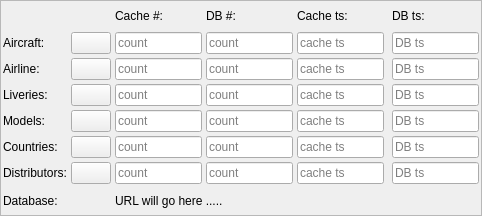
<?xml version="1.0" encoding="UTF-8"?>
<ui version="4.0">
 <class>CDbLoadOverviewComponent</class>
 <widget class="QFrame" name="CDbLoadOverviewComponent">
  <property name="geometry">
   <rect>
    <x>0</x>
    <y>0</y>
    <width>482</width>
    <height>216</height>
   </rect>
  </property>
  <property name="windowTitle">
   <string>Frame</string>
  </property>
  <property name="frameShape">
   <enum>QFrame::StyledPanel</enum>
  </property>
  <property name="frameShadow">
   <enum>QFrame::Raised</enum>
  </property>
  <layout class="QGridLayout" name="gl_DbLoadOverview">
   <property name="leftMargin">
    <number>2</number>
   </property>
   <property name="topMargin">
    <number>2</number>
   </property>
   <property name="rightMargin">
    <number>2</number>
   </property>
   <property name="bottomMargin">
    <number>2</number>
   </property>
   <property name="spacing">
    <number>4</number>
   </property>
   <item row="7" column="7">
    <widget class="QLineEdit" name="le_DistributorsDbTs">
     <property name="readOnly">
      <bool>true</bool>
     </property>
     <property name="placeholderText">
      <string>DB ts</string>
     </property>
    </widget>
   </item>
   <item row="7" column="2">
    <widget class="QPushButton" name="pb_ReloadDistributors">
     <property name="text">
      <string/>
     </property>
     <property name="icon">
      <iconset resource="../../blackmisc/blackmisc.qrc">
       <normaloff>:/pastel/icons/pastel/16/arrow-refresh.png</normaloff>:/pastel/icons/pastel/16/arrow-refresh.png</iconset>
     </property>
    </widget>
   </item>
   <item row="7" column="3">
    <widget class="QLineEdit" name="le_DistributorsCacheCount">
     <property name="readOnly">
      <bool>true</bool>
     </property>
     <property name="placeholderText">
      <string>count</string>
     </property>
    </widget>
   </item>
   <item row="7" column="5">
    <widget class="QLineEdit" name="le_DistributorsCacheTs">
     <property name="readOnly">
      <bool>true</bool>
     </property>
     <property name="placeholderText">
      <string>cache ts</string>
     </property>
    </widget>
   </item>
   <item row="7" column="4">
    <widget class="QLineEdit" name="le_DistributorsDbCount">
     <property name="readOnly">
      <bool>true</bool>
     </property>
     <property name="placeholderText">
      <string>count</string>
     </property>
    </widget>
   </item>
   <item row="1" column="2">
    <widget class="QPushButton" name="pb_ReloadAircraft">
     <property name="icon">
      <iconset resource="../../blackmisc/blackmisc.qrc">
       <normaloff>:/pastel/icons/pastel/16/arrow-refresh.png</normaloff>:/pastel/icons/pastel/16/arrow-refresh.png</iconset>
     </property>
    </widget>
   </item>
   <item row="3" column="2">
    <widget class="QPushButton" name="pb_ReloadLiveries">
     <property name="text">
      <string/>
     </property>
     <property name="icon">
      <iconset resource="../../blackmisc/blackmisc.qrc">
       <normaloff>:/pastel/icons/pastel/16/arrow-refresh.png</normaloff>:/pastel/icons/pastel/16/arrow-refresh.png</iconset>
     </property>
    </widget>
   </item>
   <item row="4" column="3">
    <widget class="QLineEdit" name="le_ModelsCacheCount">
     <property name="readOnly">
      <bool>true</bool>
     </property>
     <property name="placeholderText">
      <string>count</string>
     </property>
    </widget>
   </item>
   <item row="3" column="0">
    <widget class="QLabel" name="lbl_Liveries">
     <property name="text">
      <string>Liveries:</string>
     </property>
    </widget>
   </item>
   <item row="1" column="7">
    <widget class="QLineEdit" name="le_AircraftIcaoDbTs">
     <property name="readOnly">
      <bool>true</bool>
     </property>
     <property name="placeholderText">
      <string>DB ts</string>
     </property>
    </widget>
   </item>
   <item row="1" column="0">
    <widget class="QLabel" name="lbl_AircraftIcao">
     <property name="text">
      <string>Aircraft:</string>
     </property>
    </widget>
   </item>
   <item row="2" column="7">
    <widget class="QLineEdit" name="le_AirlineIcaoDbTs">
     <property name="readOnly">
      <bool>true</bool>
     </property>
     <property name="placeholderText">
      <string>DB ts</string>
     </property>
    </widget>
   </item>
   <item row="1" column="3">
    <widget class="QLineEdit" name="le_AircraftIcaoCacheCount">
     <property name="readOnly">
      <bool>true</bool>
     </property>
     <property name="placeholderText">
      <string>count</string>
     </property>
    </widget>
   </item>
   <item row="1" column="5">
    <widget class="QLineEdit" name="le_AircraftIcaoCacheTs">
     <property name="readOnly">
      <bool>true</bool>
     </property>
     <property name="placeholderText">
      <string>cache ts</string>
     </property>
    </widget>
   </item>
   <item row="6" column="5">
    <widget class="QLineEdit" name="le_CountriesCacheTs">
     <property name="readOnly">
      <bool>true</bool>
     </property>
     <property name="placeholderText">
      <string>cache ts</string>
     </property>
    </widget>
   </item>
   <item row="6" column="0">
    <widget class="QLabel" name="lbl_Countries">
     <property name="text">
      <string>Countries:</string>
     </property>
    </widget>
   </item>
   <item row="4" column="5">
    <widget class="QLineEdit" name="le_ModelsCacheTs">
     <property name="readOnly">
      <bool>true</bool>
     </property>
     <property name="placeholderText">
      <string>cache ts</string>
     </property>
    </widget>
   </item>
   <item row="2" column="5">
    <widget class="QLineEdit" name="le_AirlineIcaoCacheTs">
     <property name="readOnly">
      <bool>true</bool>
     </property>
     <property name="placeholderText">
      <string>cache ts</string>
     </property>
    </widget>
   </item>
   <item row="4" column="0">
    <widget class="QLabel" name="lbl_Models">
     <property name="text">
      <string>Models:</string>
     </property>
    </widget>
   </item>
   <item row="0" column="7">
    <widget class="QLabel" name="lbl_DbTs">
     <property name="text">
      <string>DB ts:</string>
     </property>
    </widget>
   </item>
   <item row="6" column="3">
    <widget class="QLineEdit" name="le_CountriesCacheCount">
     <property name="readOnly">
      <bool>true</bool>
     </property>
     <property name="placeholderText">
      <string>count</string>
     </property>
    </widget>
   </item>
   <item row="3" column="5">
    <widget class="QLineEdit" name="le_LiveriesCacheTs">
     <property name="readOnly">
      <bool>true</bool>
     </property>
     <property name="placeholderText">
      <string>cache ts</string>
     </property>
    </widget>
   </item>
   <item row="6" column="7">
    <widget class="QLineEdit" name="le_CountriesDbTs">
     <property name="readOnly">
      <bool>true</bool>
     </property>
     <property name="placeholderText">
      <string>DB ts</string>
     </property>
    </widget>
   </item>
   <item row="3" column="3">
    <widget class="QLineEdit" name="le_LiveriesCacheCount">
     <property name="readOnly">
      <bool>true</bool>
     </property>
     <property name="placeholderText">
      <string>count</string>
     </property>
    </widget>
   </item>
   <item row="3" column="7">
    <widget class="QLineEdit" name="le_LiveriesDbTs">
     <property name="readOnly">
      <bool>true</bool>
     </property>
     <property name="placeholderText">
      <string>DB ts</string>
     </property>
    </widget>
   </item>
   <item row="2" column="0">
    <widget class="QLabel" name="lbl_AirlineIcao">
     <property name="text">
      <string>Airline:</string>
     </property>
    </widget>
   </item>
   <item row="4" column="7">
    <widget class="QLineEdit" name="le_ModelsDbTs">
     <property name="readOnly">
      <bool>true</bool>
     </property>
     <property name="placeholderText">
      <string>DB ts</string>
     </property>
    </widget>
   </item>
   <item row="0" column="3">
    <widget class="QLabel" name="lbl_CacheCount">
     <property name="text">
      <string>Cache #:</string>
     </property>
    </widget>
   </item>
   <item row="2" column="3">
    <widget class="QLineEdit" name="le_AirlineIcaoCacheCount">
     <property name="readOnly">
      <bool>true</bool>
     </property>
     <property name="placeholderText">
      <string>count</string>
     </property>
    </widget>
   </item>
   <item row="0" column="5">
    <widget class="QLabel" name="lbl_CacheTs">
     <property name="text">
      <string>Cache ts:</string>
     </property>
    </widget>
   </item>
   <item row="0" column="4">
    <widget class="QLabel" name="lbl_DbCount">
     <property name="text">
      <string>DB #:</string>
     </property>
    </widget>
   </item>
   <item row="1" column="4">
    <widget class="QLineEdit" name="le_AircraftIcaoDbCount">
     <property name="readOnly">
      <bool>true</bool>
     </property>
     <property name="placeholderText">
      <string>count</string>
     </property>
    </widget>
   </item>
   <item row="2" column="4">
    <widget class="QLineEdit" name="le_AirlineIcaoDbCount">
     <property name="readOnly">
      <bool>true</bool>
     </property>
     <property name="placeholderText">
      <string>count</string>
     </property>
    </widget>
   </item>
   <item row="4" column="4">
    <widget class="QLineEdit" name="le_ModelsDbCount">
     <property name="readOnly">
      <bool>true</bool>
     </property>
     <property name="placeholderText">
      <string>count</string>
     </property>
    </widget>
   </item>
   <item row="6" column="4">
    <widget class="QLineEdit" name="le_CountriesDbCount">
     <property name="readOnly">
      <bool>true</bool>
     </property>
     <property name="placeholderText">
      <string>count</string>
     </property>
    </widget>
   </item>
   <item row="4" column="2">
    <widget class="QPushButton" name="pb_ReloadModels">
     <property name="text">
      <string/>
     </property>
     <property name="icon">
      <iconset resource="../../blackmisc/blackmisc.qrc">
       <normaloff>:/pastel/icons/pastel/16/arrow-refresh.png</normaloff>:/pastel/icons/pastel/16/arrow-refresh.png</iconset>
     </property>
    </widget>
   </item>
   <item row="2" column="2">
    <widget class="QPushButton" name="pb_ReloadAirlines">
     <property name="text">
      <string/>
     </property>
     <property name="icon">
      <iconset resource="../../blackmisc/blackmisc.qrc">
       <normaloff>:/pastel/icons/pastel/16/arrow-refresh.png</normaloff>:/pastel/icons/pastel/16/arrow-refresh.png</iconset>
     </property>
    </widget>
   </item>
   <item row="3" column="4">
    <widget class="QLineEdit" name="le_LiveriesDbCount">
     <property name="readOnly">
      <bool>true</bool>
     </property>
     <property name="placeholderText">
      <string>count</string>
     </property>
    </widget>
   </item>
   <item row="6" column="2">
    <widget class="QPushButton" name="pb_ReloadCountries">
     <property name="text">
      <string/>
     </property>
     <property name="icon">
      <iconset resource="../../blackmisc/blackmisc.qrc">
       <normaloff>:/pastel/icons/pastel/16/arrow-refresh.png</normaloff>:/pastel/icons/pastel/16/arrow-refresh.png</iconset>
     </property>
    </widget>
   </item>
   <item row="7" column="0">
    <widget class="QLabel" name="lbl_Distributors">
     <property name="text">
      <string>Distributors:</string>
     </property>
    </widget>
   </item>
   <item row="8" column="0">
    <widget class="QLabel" name="lbl_Databse">
     <property name="minimumSize">
      <size>
       <width>0</width>
       <height>24</height>
      </size>
     </property>
     <property name="text">
      <string>Database:</string>
     </property>
    </widget>
   </item>
   <item row="8" column="3" colspan="5">
    <widget class="QLabel" name="lbl_DatabaseUrl">
     <property name="text">
      <string>URL will go here .....</string>
     </property>
    </widget>
   </item>
  </layout>
 </widget>
 <resources>
  <include location="../../blackmisc/blackmisc.qrc"/>
 </resources>
 <connections/>
</ui>
